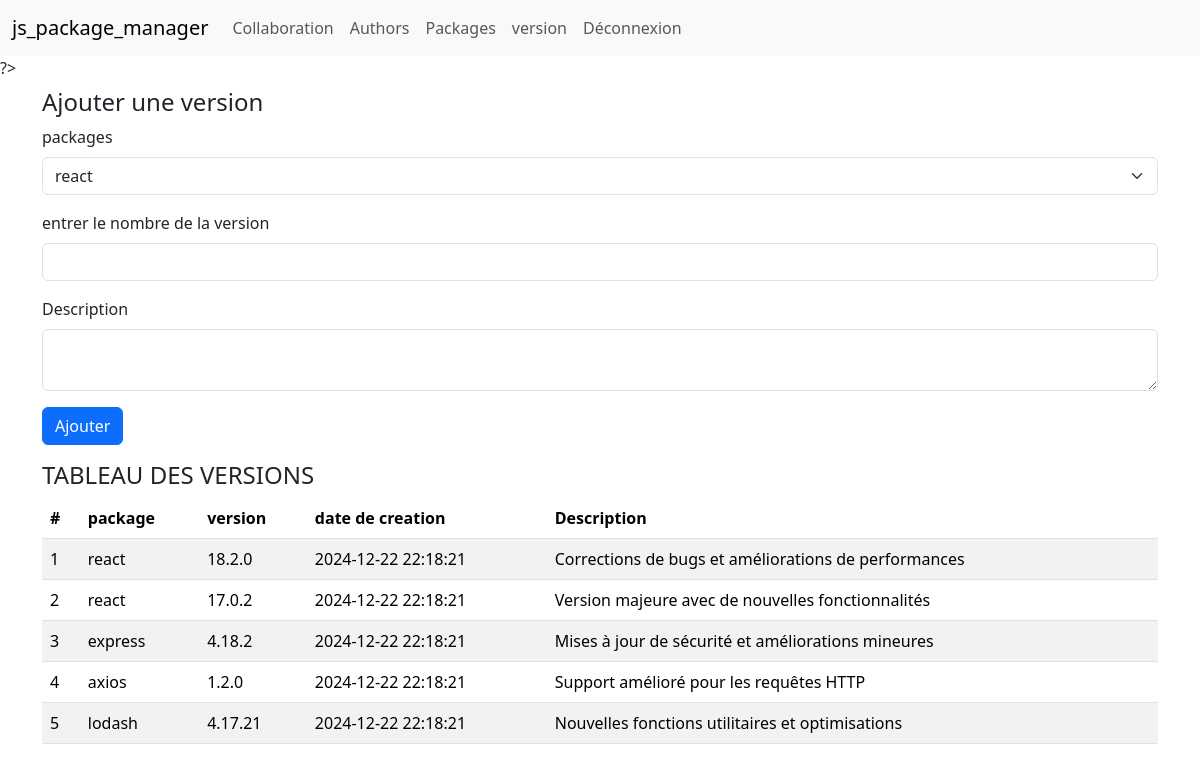
The app's page /views/version.php (signed in) with its own data.
### tables this page shows
CREATE TABLE versions (
    id INT PRIMARY KEY AUTO_INCREMENT,
    id_package INT NOT NULL,
    version_number VARCHAR(255) UNIQUE NOT NULL,
    release_notes TEXT,
    created_at TIMESTAMP DEFAULT CURRENT_TIMESTAMP,
    updated_at TIMESTAMP DEFAULT CURRENT_TIMESTAMP ON UPDATE CURRENT_TIMESTAMP,
    FOREIGN KEY (id_package) REFERENCES packages(id) ON DELETE CASCADE
);

CREATE TABLE packages (
    id INT PRIMARY KEY AUTO_INCREMENT,
    name VARCHAR(255) UNIQUE NOT NULL,
    description TEXT,
    created_at TIMESTAMP DEFAULT CURRENT_TIMESTAMP,
    updated_at TIMESTAMP DEFAULT CURRENT_TIMESTAMP ON UPDATE CURRENT_TIMESTAMP
);

### views/version.php (the view, shortened to what this page needs)
<!DOCTYPE html>
<html lang="en">
<head>
  <link href="https://cdn.jsdelivr.net/npm/bootstrap@5.3.3/dist/css/bootstrap.min.css" rel="stylesheet">
</head>
<body>
    <?php
        require_once '../config/database.php';
        $user_id=$_SESSION['user_id'];
        $roles=$pdo->prepare('SELECT id_role FROM user_roles WHERE id_user=?');
        $roles->execute([$user_id]);
        $role= $roles->fetch(PDO::FETCH_ASSOC);
        if (!$role) {
            echo "Vous n'avez pas les autorisations nécessaires pour accéder à cette page.";
            exit;
        } else {
            $id_role = $role['id_role'];
            include 'includes/nav1.php' ;
            ?>
    ?>
    <?php if ($id_role===2 || $id_role===3){ ?>
        <div class="container py-2">
        <h4>Ajouter une version</h4>
        <form method='post'>
            <div class="mb-3">
                <?php
                    $packages = $pdo->query('SELECT * FROM packages')->fetchAll(PDO::FETCH_ASSOC);
                ?>
                <label class="form-label">packages</label>
                <select class="form-select" aria-label="Default select example" name = "package">
                    <?php
                        foreach ($packages as $package){
                            echo "<option value='".$package['id']."'>".$package['name']."</option>";
                        }
                    ?>
                 </select>
            </div>
            <div class="mb-3">
                <label for="exampleInputPassword1" class="form-label">entrer le nombre de la version</label>
                <input type="text" class="form-control" name="version"></input>
            </div>
            <div class="mb-3">
                <label for="exampleInputPassword1" class="form-label">Description</label>
                <textarea class="form-control" name="description"></textarea>
            </div>
            <button type="submit" class="btn btn-primary" name='ajouter'>Ajouter</button>
        </form>
        </div>
    <?php } ?>
    <div class="container py-2">
        <h4>TABLEAU DES VERSIONS</h4>
        <?php
            $versions = $pdo->query("SELECT versions.*, packages.name AS 'package' FROM versions INNER JOIN packages ON versions.id_package = packages.id")->fetchAll(PDO::FETCH_ASSOC);
        ?>
        <table class="table table-striped">
            <thead>
            <tr>
                <th>#</th>
                <th>package</th>
                <th>version</th>
                <th>date de creation</th>
                <th>Description</th>
            </tr>
            </thead>
            <tbody>
                <?php
                    foreach($versions as $version){
                        ?>
                        <tr>
                            <td><?php echo $version['id'] ?></td>
                            <td><?php echo $version['package'] ?></td>
                            <td><?php echo $version['version_number'] ?></td>
                            <td><?php echo $version['created_at'] ?></td>
                            <td><?php echo $version['release_notes'] ?></td>
                        </tr>
                        <?php
                    }
                ?>
            </tbody>
        </table>
    </div>
    <?php } ?>
</body>
</html>

### records on screen
versions: id "1", id_package.name "react", version_number "18.2.0", created_at "2024-12-22 22:18:21", release_notes "Corrections de bugs et améliorations de performances"
versions: id "2", id_package.name "react", version_number "17.0.2", created_at "2024-12-22 22:18:21", release_notes "Version majeure avec de nouvelles fonctionnalités"
versions: id "3", id_package.name "express", version_number "4.18.2", created_at "2024-12-22 22:18:21", release_notes "Mises à jour de sécurité et améliorations mineures"
versions: id "4", id_package.name "axios", version_number "1.2.0", created_at "2024-12-22 22:18:21", release_notes "Support amélioré pour les requêtes HTTP"
versions: id "5", id_package.name "lodash", version_number "4.17.21", created_at "2024-12-22 22:18:21", release_notes "Nouvelles fonctions utilitaires et optimisations"

### other values on screen
form field package "react"
